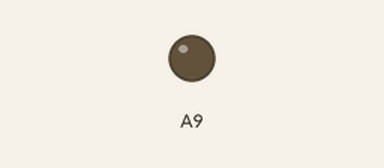
This program was run on a simulated Teensy 3. Parts: output pins drawn as LEDs (lit = HIGH).

Above: at 0.05 s.
At 3.55 s:
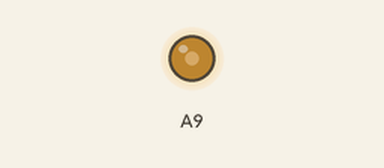
At 7.05 s:
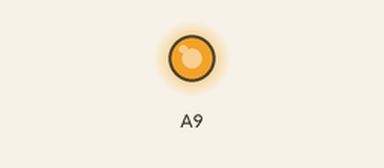
At 14.05 s:
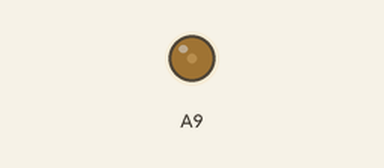
Timing chart, 0 to 19.9 s (numbered marks = the images above):
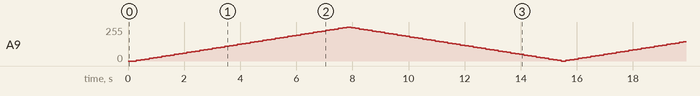

The program:

main.cpp
```cpp
// (licence header left out)
#include <Metro.h>
#include <Arduino.h>

static int8_t step = 5;
static int16_t brightness = 0;
static Metro metro = Metro(150);

void setup()
{
}

void loop()
{
  if (metro.check())
  {
    analogWrite(A9, brightness);
    brightness += step;
    if (brightness >= 255 || brightness <= 0)
    {
      step = -step;
    }
  }
}
```
